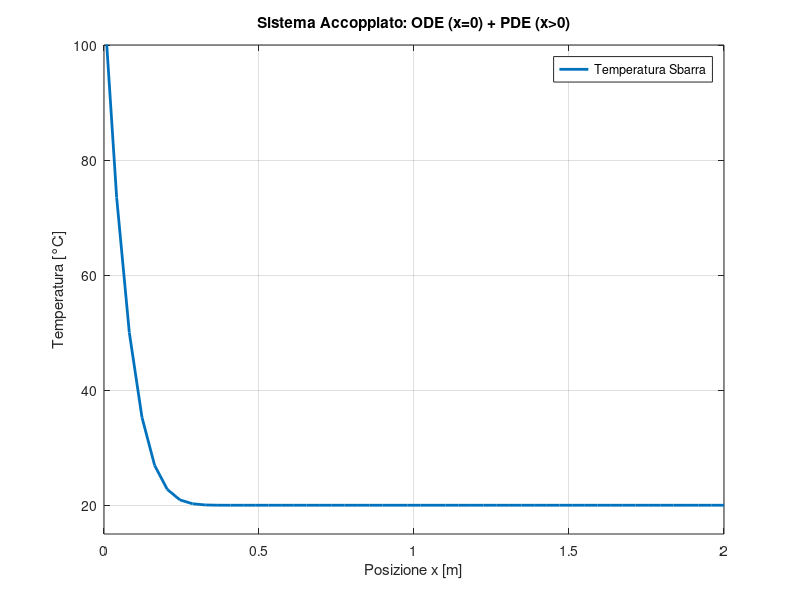

Here is the MATLAB script that generated this plot: (Note: this script raises an error after producing the figure.)
%% Simulazione Accoppiata 1D: PDE (Sbarra) + ODE (Riscaldatore)
clear; clc; close all;

%% 1. Parametri Fisici
L = 2.0;            % Lunghezza sbarra [m]
alpha = 1e-4;       % Diffusività termica sbarra [m^2/s]
k = 200;            % Conducibilità termica [W/(m*K)]
A = 0.01;           % Area sezione sbarra [m^2]

% Parametri Riscaldatore (ODE)
Mc = 500;           % Capacità termica del riscaldatore [J/K] (Massa * calore specifico)
Power = 2000;       % Potenza in ingresso [Watt] (Accendiamo il riscaldatore)

%% 2. Discretizzazione (Griglia)
Nx = 50;            % Numero di nodi spaziali
dx = L / (Nx - 1);  % Passo spaziale
x = linspace(0, L, Nx);

% Calcolo passo temporale per stabilità (CFL condition)
% Per il metodo esplicito serve: alpha * dt / dx^2 < 0.5
dt = 0.4 * (dx^2) / alpha; 
T_final = 600;      % Durata simulazione [s]
Nt = ceil(T_final / dt);

% Coefficiente lambda per la PDE
lambda = alpha * dt / dx^2;

%% 3. Inizializzazione
u = 20 * ones(1, Nx); % Temperatura iniziale ambiente (20°C)
u_new = u;            % Vettore temporaneo per il passo successivo

% Prepariamo il grafico
figure(1);
hPlot = plot(x, u, 'LineWidth', 2);
axis([0 L 15 100]); % Assi fissi: da 0 a 1m, da 15°C a 100°C
grid on;
xlabel('Posizione x [m]');
ylabel('Temperatura [°C]');
title('Sistema Accoppiato: ODE (x=0) + PDE (x>0)');
legend('Temperatura Sbarra', 'Location', 'NorthEast');

%% 4. Loop Temporale (Solver)
disp('Avvio simulazione...');

for n = 1:Nt
    
    % --- A. Risoluzione ODE (Riscaldatore al nodo 1) ---
    % Equazione: dT/dt = (Power + Calore_Perso_Verso_Sbarra) / Mc
    % Calore perso = k*A * (du/dx) -> approssimato con (u(2)-u(1))/dx
    
    gradiente_bordo = (u(2) - u(1)) / dx; 
    
    % Aggiornamento Eulero Esplicito per la ODE
    dT_dt = (Power + k*A * gradiente_bordo) / Mc; 
    u_new(1) = u(1) + dt * dT_dt;
    
    
    % --- B. Risoluzione PDE (Nodi interni della sbarra) ---
    % Equazione del Calore standard discretizzata
    % u_new(i) = u(i) + lambda * (u(i+1) - 2u(i) + u(i-1))
    
    % Metodo vettorizzato (più veloce del for loop in Matlab)
    u_new(2:end-1) = u(2:end-1) + lambda * (u(3:end) - 2*u(2:end-1) + u(1:end-2));
    
    
    % --- C. Condizione al Bordo Destro (Isolamento) ---
    % Neumann: derivata zero -> u(end) uguale a u(end-1)
    u_new(end) = u_new(end-1);
    
    
    % --- Aggiornamento e Visualizzazione ---
    u = u_new; % Aggiorna lo stato corrente
    
    % Disegna ogni 10 passi
    if mod(n, 10) == 0
        set(hPlot, 'YData', u);
        set(hPlot, 'ylin', [min(u) max(u)]);
        title(sprintf('Tempo: %.2f s | Temp. Riscaldatore: %.1f °C', n*dt, u(1)));
        drawnow;
        pause(0.1);
    end
end

disp('Simulazione completata.');